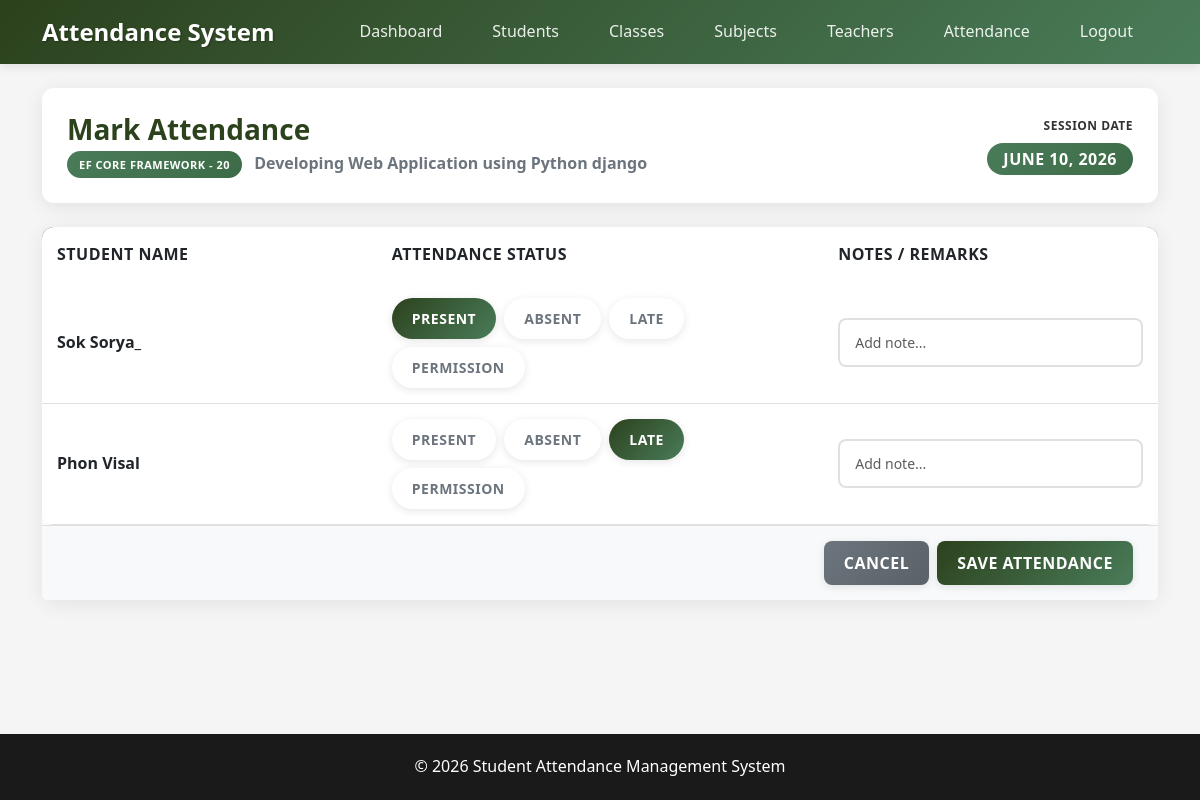
Page /attendance/3/mark_attendance/ (signed in) on the committed database.
### Attendance/models.py (models this page shows, shortened)
class Attendance(models.Model):
    STATUS_CHOICES = [
        ('scheduled', 'Scheduled'),
        ('ongoing', 'Ongoing'),
        ('completed', 'Completed'),
    ]
    session_date = models.DateField()
    class_room = models.ForeignKey(Class, on_delete=models.CASCADE)
    subject = models.ForeignKey(Subject, on_delete=models.CASCADE)
    teacher = models.ForeignKey(Teacher, on_delete=models.CASCADE)
    status = models.CharField(max_length=20, choices=STATUS_CHOICES, default='scheduled')
    created_at = models.DateTimeField(auto_now_add=True)

class Class(models.Model):
    class_name = models.CharField(max_length=50, unique=True)
    capacity = models.IntegerField()
    def __str__(self):
        return f"{self.class_name} - {self.capacity}"

class Subject(models.Model):
    subject_name = models.CharField(max_length=100)
    code = models.CharField(max_length=20, unique=True)
    description = models.TextField(blank=True, null=True)
    created_at = models.DateTimeField(auto_now_add=True)
    def __str__(self):
        return self.subject_name

class AttendanceDetail(models.Model):
    STATUS_CHOICES = [
        ('present', 'Present'),
        ('absent', 'Absent'),
        ('late', 'Late'),
        ('permission', 'Permission'),
    ]
    attendance = models.ForeignKey(Attendance, on_delete=models.CASCADE)
    student = models.ForeignKey(Student, on_delete=models.CASCADE)
    status = models.CharField(max_length=20, choices=STATUS_CHOICES)
    notes = models.TextField(blank=True, null=True)
    created_at = models.DateTimeField(auto_now_add=True)

class Student(models.Model):
    student_id = models.CharField(max_length=20, unique=True)
    first_name = models.CharField(max_length=50)
    last_name = models.CharField(max_length=50)
    email = models.EmailField(unique=True)
    phone = models.CharField(max_length=20, unique=True)
    date_of_birth = models.DateField()
    class_room = models.ForeignKey(Class, on_delete=models.CASCADE)
    created_at = models.DateTimeField(auto_now_add=True)

### Attendance/views.py (the view, shortened to what this page needs)
# urls.py: path('attendance/<int:pk>/mark_attendance/', views.mark_attendance, name='mark_attendance'),
@login_required
def mark_attendance(request, pk):
    attendance = get_object_or_404(Attendance, pk=pk)
    details = attendance.attendancedetail_set.all()
    return render(request, 'attendance/mark.html', {'attendance': attendance, 'details': details})

### Templates/attendance/mark.html (shortened to what this page needs)
{% extends 'base.html' %}
{% block content %}
<div class="card mb-4">
    <div class="card-body d-flex justify-content-between align-items-center flex-wrap gap-3">
        <div>
            <h1 class="h3 mb-1 text-primary-custom">Mark Attendance</h1>
            <p class="text-secondary mb-0">
                <span class="badge bg-secondary me-2">{{ attendance.class_room }}</span>
                <strong>{{ attendance.subject }}</strong>
            </p>
        </div>
        <div class="text-end">
            <label class="form-label d-block">Session Date</label>
            <span class="badge bg-secondary fs-6 py-2 px-3">{{ attendance.session_date }}</span>
        </div>
    </div>
</div>
<form method="post">
    <div class="card">
        <div class="card-body p-0">
            <div class="table-responsive">
                <table class="table mb-0">
                    <thead>
                        <tr>
                            <th style="width: 30%;">Student Name</th>
                            <th style="width: 40%;">Attendance Status</th>
                            <th style="width: 30%;">Notes / Remarks</th>
                        </tr>
                    </thead>
                    <tbody>
                        {% for detail in details %}
                        <tr>
                            <td class="fw-semibold">
                                {{ detail.student.first_name }} {{ detail.student.last_name }}
                            </td>
                            <td>
                                <div class="d-flex flex-wrap gap-2">
                                    {% for choice in detail.STATUS_CHOICES %}
                                    <div>
                                        <label class="btn btn-sm btn-outline-secondary rounded-pill"
                                            for="status_{{ detail.id }}_{{ choice.0 }}">
                                            {{ choice.1 }}
                                        </label>
                                    </div>
                                    {% endfor %}
                                </div>
                            </td>
                            <td>
                                <input type="text" class="form-control form-control-sm"
                                       name="notes_{{ detail.id }}" value="{{ detail.notes|default_if_none:'' }}"
                                       placeholder="Add note...">
                            </td>
                        </tr>
                        {% endfor %}
                    </tbody>
                </table>
            </div>
        </div>
        <div class="card-footer d-flex justify-content-end gap-2">
            <a href="{% url 'attendance_detail' pk=attendance.id %}" class="btn btn-secondary">Cancel</a>
            <button type="submit" class="btn btn-primary">Save Attendance</button>
        </div>
    </div>
</form>
{% endblock %}

### Templates/static/css/style.css (style rules this page uses)
:root { --primary-color: #1f360ff0; --primary-hover: #1f360f; --secondary-color: #4a7c59; --accent-color: #759353; --dark-bg: #1a1a1a; --light-bg: #f5f5f5; --card-bg: #ffffff; --text-primary: #333333; --text-secondary: #666666; --border-color: #e0e0e0; --success-color: #4caf50; --warning-color: #ff9800; --danger-color: #f44336; --info-color: #2196f3; }
body { background-color: var(--light-bg); color: var(--text-primary); font-family: 'Segoe UI', Tahoma, Geneva, Verdana, sans-serif; line-height: 1.6; }
.card { border: none; border-radius: 12px; box-shadow: 0 4px 20px rgba(0,0,0,0.08); transition: all 0.3s ease; background: var(--card-bg); margin-bottom: 25px; }
.card-body { padding: 25px; }
.card-footer { background-color: #f8f9fa; border-top: 1px solid var(--border-color); border-radius: 0 0 12px 12px; padding: 15px 25px; }
.btn { border-radius: 8px; display: flex; font-weight: 600; text-transform: uppercase; letter-spacing: 0.5px; padding: 10px 20px; transition: all 0.3s ease; border: none; box-shadow: 0 2px 8px rgba(0,0,0,0.1); }
.btn-primary { background: linear-gradient(135deg, var(--primary-color) 0%, var(--secondary-color) 100%); color: white; }
.btn-secondary { background: linear-gradient(135deg, #6c757d 0%, #5a6268 100%); color: white; }
.table { border-radius: 12px; overflow: hidden; box-shadow: 0 2px 10px rgba(0,0,0,0.05); }
.table thead { background: linear-gradient(135deg, var(--primary-color) 0%, var(--secondary-color) 100%); color: white; }
.table thead th { border: none; font-weight: 600; text-transform: uppercase; letter-spacing: 0.5px; padding: 15px; }
.table tbody tr { transition: all 0.3s ease; }
.table tbody td { padding: 15px; border-color: var(--border-color); vertical-align: middle; }
.form-control, .form-select { border: 2px solid #e0e0e0; border-radius: 8px; padding: 12px 15px; font-size: 14px; transition: all 0.3s ease; background-color: #fff; }
.form-label { font-weight: 600; color: var(--text-primary); margin-bottom: 8px; text-transform: uppercase; letter-spacing: 0.5px; font-size: 12px; }
.badge { padding: 8px 12px; border-radius: 20px; font-weight: 600; text-transform: uppercase; letter-spacing: 0.5px; font-size: 11px; }
.badge.bg-secondary { background: linear-gradient(135deg, var(--secondary-color) 0%, #3d6b47 100%); }
.text-primary-custom { color: var(--primary-color); font-weight: 600; }

### Templates/attendance/mark.html (style rules this page uses)
.btn-check:checked + .btn-outline-secondary { background: linear-gradient(135deg, var(--primary-color) 0%, var(--secondary-color) 100%); border-color: var(--primary-color); color: #fff; }

### rows in the picture
Attendance: class_room "EF CORE FRAMEWORK - 20", subject "Developing Web Application using Python django", session_date "JUNE 10, 2026"
AttendanceDetail: student.first_name "Sok", student.last_name "Sorya_", choice "PRESENT" "ABSENT" "LATE" "PERMISSION"
AttendanceDetail: student.first_name "Phon", student.last_name "Visal", choice "PRESENT" "ABSENT" "LATE" "PERMISSION"
